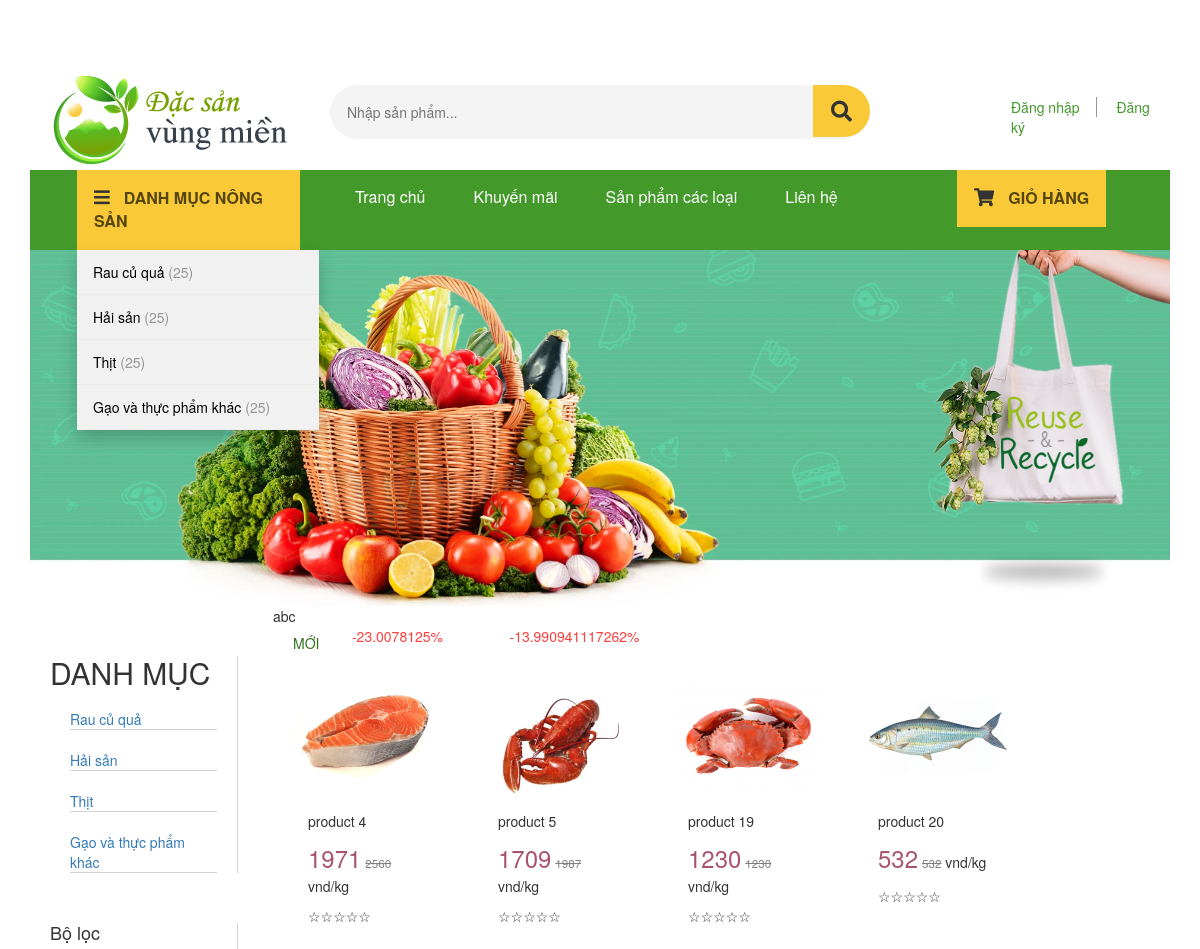
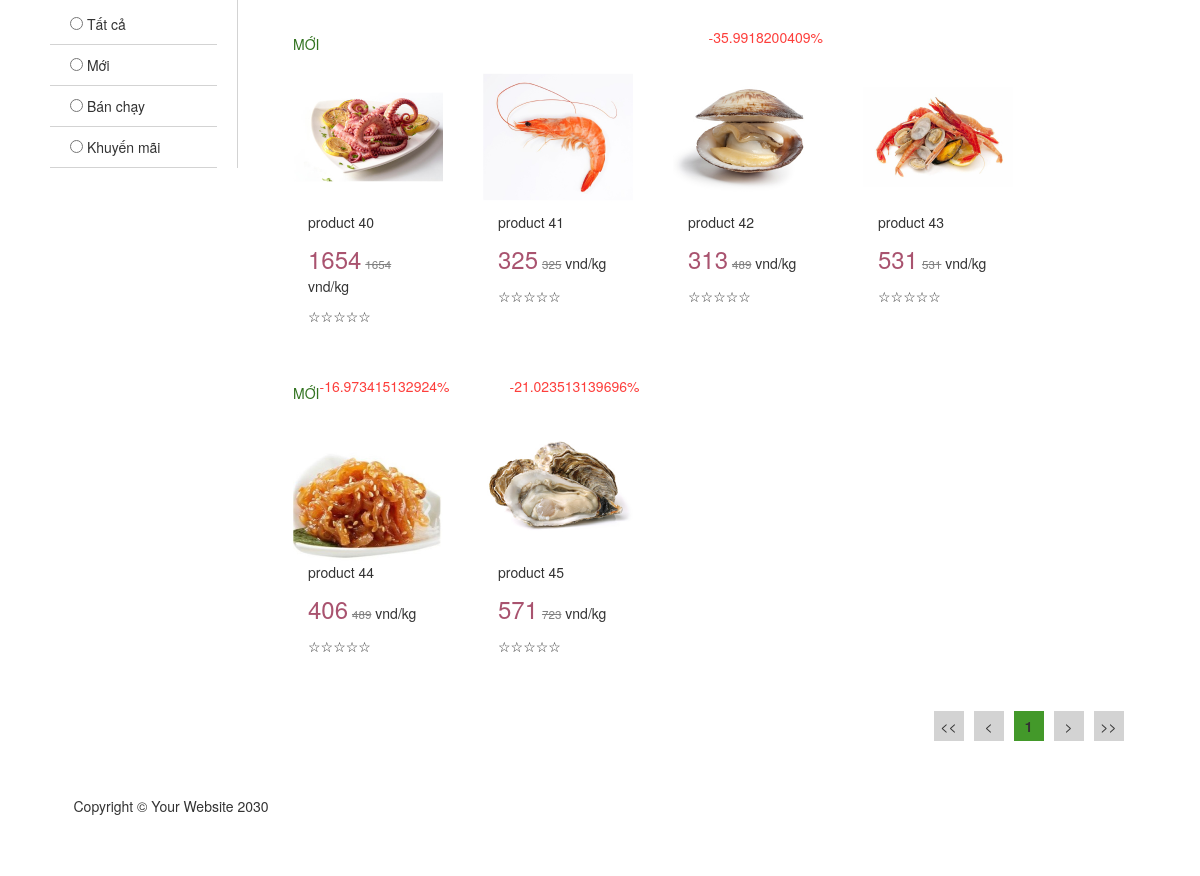
The app's page /category.php?page=1&cat=2, older data (2 pictures, top to bottom).
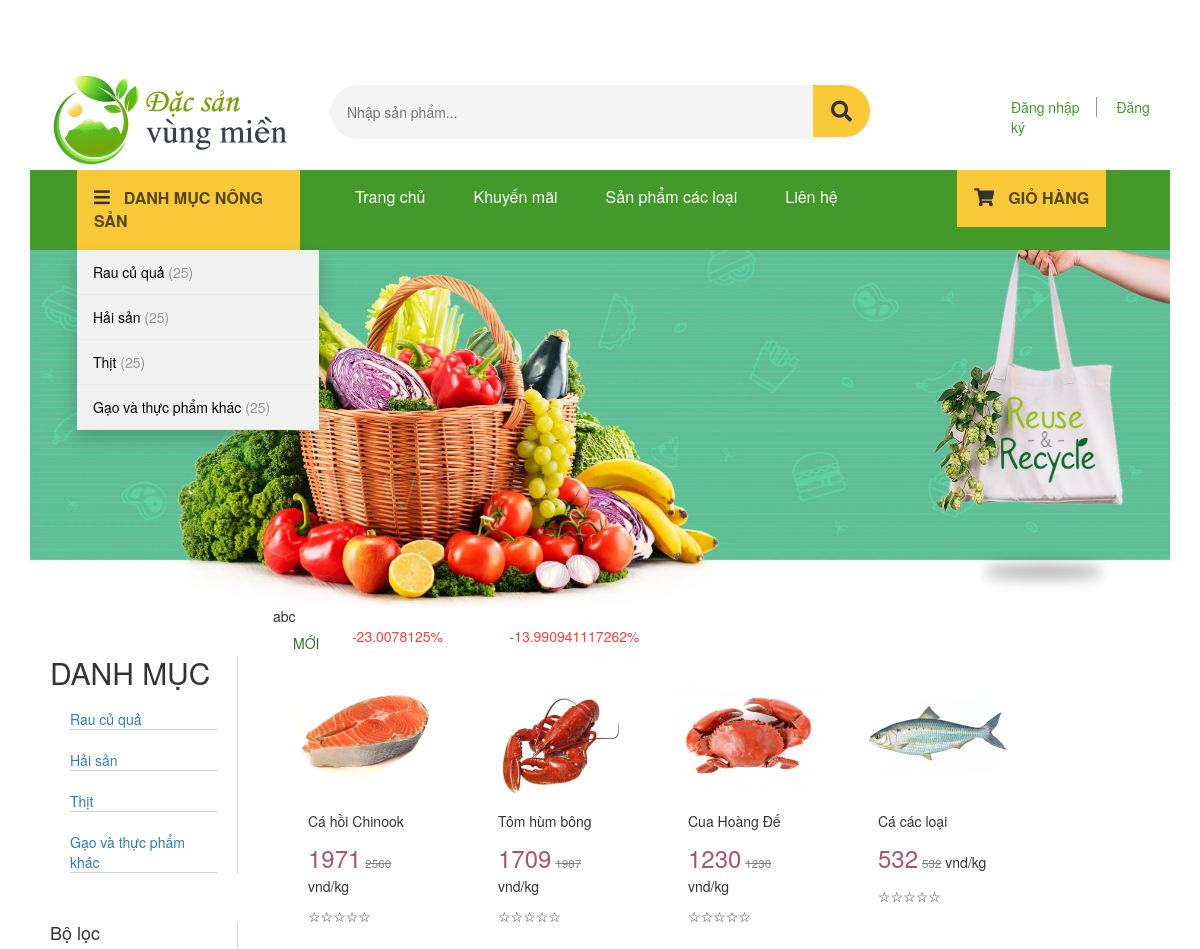
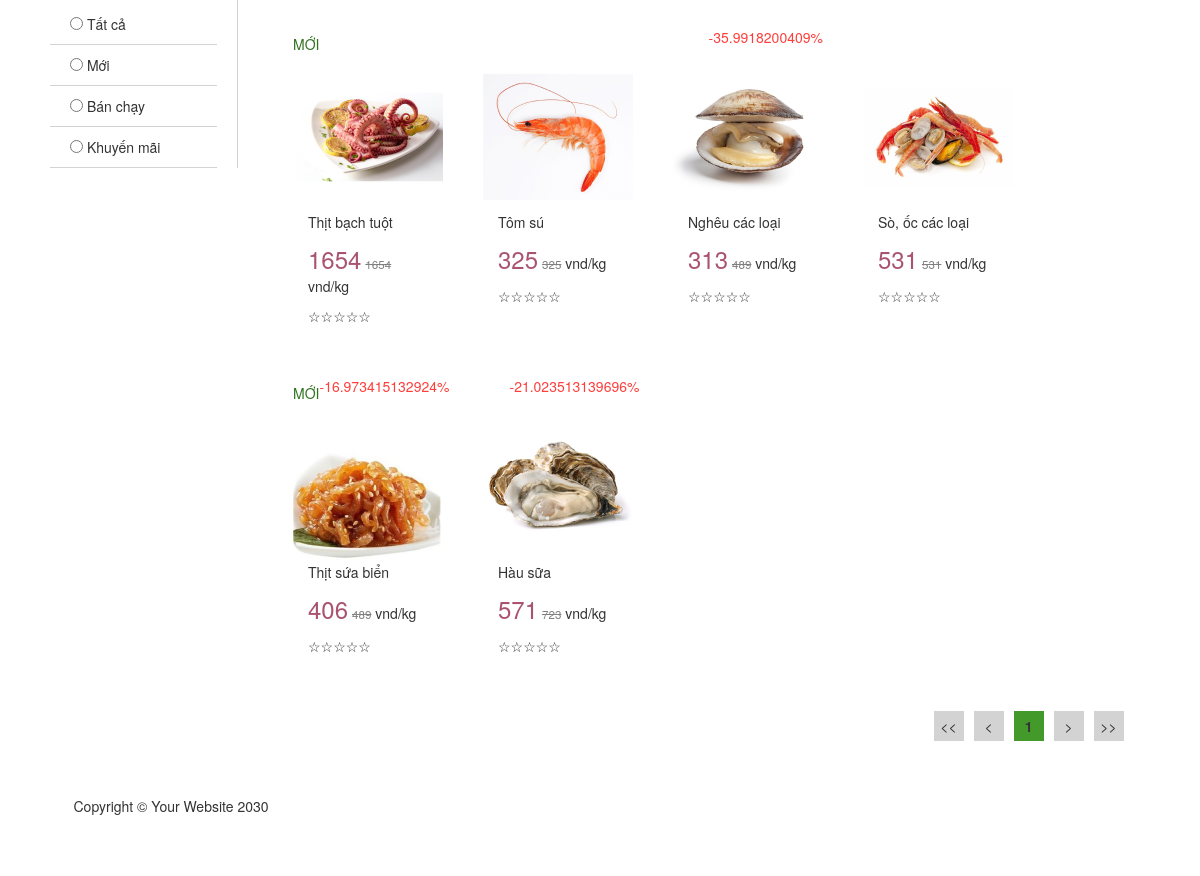
The same page, newer data (2 pictures, top to bottom).
### tables this page shows
CREATE TABLE `categories` (
  `cat_id` int(11) NOT NULL,
  `cat_title` varchar(255) NOT NULL
);

CREATE TABLE `products` (
  `product_id` int(11) NOT NULL,
  `product_title` varchar(255) NOT NULL,
  `product_category_id` int(11) NOT NULL,
  `is_product_new` tinyint(1) NOT NULL,
  `is_product_sale` tinyint(1) NOT NULL,
  `product_current_price` double NOT NULL,
  `product_original_price` double NOT NULL,
  `product_price_unit` varchar(255) NOT NULL,
  `product_description` text NOT NULL,
  `short_desc` text NOT NULL,
  `product_image` varchar(255) NOT NULL
);

### resource/functions.php (called while the page is built, shortened)
<?php
function query($sql) {
    global $connection;
    return mysqli_query($connection, $sql);
}
function escape_string($string){
    global $connection;
    return mysqli_real_escape_string($connection, $string);
}
function fetch_array($result){
    return mysqli_fetch_array($result);
}
function update_param($key, $value){
    $params           = array_merge($_GET, array($key => $value));
    $new_query_string = http_build_query($params);
    return $new_query_string;
}
function getMaxPage($queryString, $numberOfItemPerPage){
    $query = query($queryString);
    $maxPage = ceil(mysqli_num_rows($query)/$numberOfItemPerPage);
    return $maxPage;
}
?>

### public/category.php (the view, shortened to what this page needs)
<?php include(TEMPLATE_FRONT . DS . "header.php") ?>
<div class="container-horizontal">
        <div class="side-area">
            <ul><h2>DANH MỤC</h2>
                <?php
                    $queryString = "SELECT * FROM categories";
                    $query = query($queryString);
                    while($row = fetch_array($query)):
                        $categoryID = $row['cat_id'];
                        $categoryName = $row['cat_title'];
                ?>
                    <li><a href="?<?php echo update_param('cat',$categoryID) ?>"><?php echo $categoryName ?></a></li>
                <?php endwhile; ?>
            </ul>
            <?php
                $currentFilter = $currentPage = escape_string($_GET['filter']);;
            ?>
            <ul class="filters"><h4>Bộ lọc</h4>
                <li>
                    <a href="?<?php echo update_param('filter', 0)?>"><div class="filter-element"><input type="radio" name="filter" <?php if($currentFilter==0){?> checked<?php }?>> Tất cả</div></a>
                </li>
                <li>
                    <a href="?<?php echo update_param('filter', 1)?>"><div class="filter-element"><input type="radio" name="filter" <?php if($currentFilter==1){?> checked<?php }?>> Mới</div></a>
                </li>
                <li>
                    <a href="?<?php echo update_param('filter', 2)?>"><div class="filter-element"><input type="radio" name="filter" <?php if($currentFilter==2){?> checked<?php }?>> Bán chạy</div></a>
                </li>
                <li>
                    <a href="?<?php echo update_param('filter', 3)?>"><div class="filter-element"><input type="radio" name="filter" <?php if($currentFilter==3){?> checked<?php }?>> Khuyến mãi</div></a>
                </li>
            </ul>
        </div>
        <div class="main-area">
            <div class="directory">abc</div>
            <div class="products-list">
            <?php
                $numberOfItemPerPage = 10;
                $currentPage = escape_string($_GET['page']);
                $showProductFrom = ($currentPage-1)*$numberOfItemPerPage;
                if(!isset($_GET['search'])){
                    $filterCatID = escape_string($_GET['cat']);
                    $queryStringAll = "SELECT * FROM products WHERE product_category_id = $filterCatID";
                }
                else{
                    $txtSearch = escape_string($_GET['search']);
                    $queryStringAll = "SELECT * FROM products WHERE product_title LIKE '%$txtSearch%'";
                }
                $maxPage = getMaxPage($queryStringAll, $numberOfItemPerPage);
                $queryStringShowing = $queryStringAll." limit $showProductFrom, $numberOfItemPerPage";
                $query = query($queryStringShowing);
                while($row = fetch_array($query)):
                    $isNew = $row['is_product_new'];
                    $isSale = $row['is_product_sale'];
                    $saleRate = 100 - $row['product_current_price']/$row['product_original_price']*100;
                    $productName = $row['product_title'];
                    $productPrice = $row['product_current_price'];
                    $originalPrice = $row['product_original_price'];
                    $productIMG = $row['product_image'];
            ?>
                <div class="items">
                    <a href="item.php?id=<?php echo $row['product_id'] ?>">
                        <div class="item-header">
                            <div class="is-new" <?php if($isNew){?>style="visibility:visible"<?php }?>>
                                <h5>MỚI</h5>
                            </div>
                            <div class="sale-rate" <?php if($isSale){?>style="visibility:visible"<?php }?>>
                                -<?php echo $saleRate ?>%
                            </div>
                        </div>
                        <img src="images/<?php echo $productIMG ?>">
                        <div class="hide-on-hover">
                            <p class="product-name"><?php echo $productName ?></p>
                            <p class="product-price"><span class="current-price"><?php echo $productPrice ?></span> <span class="original-price"><?php echo $originalPrice ?></span> vnd/kg</p>
                            <p class="star-rate"><span class="star1">☆</span class="star2"><span class="star3">☆</span><span class="star4">☆</span><span>☆</span><span class="star5">☆</span>
                            </p>
                        </div>
                    </a>
                </div>
            <?php
                endwhile;
            ?>
            </div>
            <div class="pages">
                <a href="?<?php echo update_param('page',1) ?>"><div class="page-buttons"><div class="overlay">&lt;&lt;</div></div></a>
                <a href="?<?php echo update_param('page',($currentPage>1)?$currentPage-1:1) ?>"><div class="page-buttons"><div class="overlay">&lt;</div></div></a>
                <a href=""><div class="page-buttons current-page-buttons"><div class="overlay"><?php echo $currentPage ?></div></div></a>
                <a href="?<?php echo update_param('page',($currentPage<$maxPage)?$currentPage+1:$maxPage) ?>"><div class="page-buttons"><div class="overlay">&gt;</div></div></a>
                <a href="?<?php echo update_param('page',$maxPage) ?>"><div class="page-buttons"><div class="overlay">&gt;&gt;</div></div></a>
            </div>
        </div>
</div>
<?php include(TEMPLATE_FRONT . DS . "footer.php") ?>

### resource/templates/front/header.php (shortened to what this page needs)
<!DOCTYPE html>
<html lang="en">
<head>
    <link href="//maxcdn.bootstrapcdn.com/bootstrap/3.3.0/css/bootstrap.min.css"
    rel="stylesheet" id="bootstrap-css">
    <link rel="stylesheet" href="https://pro.fontawesome.com/releases/v5.10.0/css/all.css"
/>
    <link href="css/shop-homepage.css" rel="stylesheet">
    <link href="css/homepage.css" rel="stylesheet">
    <link href="css/style.css" rel="stylesheet">
</head>
<body>
    <div class="container-fluid">
        <div class="container">
              <div class="_header">
                <div class="row">
                    <div class="col-md-3 site-branding">
                        <a href="index.php">
                          <img src="images/logo.png" alt="Logo">
                        </a>
                    </div>
                    <div class="col-md-6 site-search">
                        <form method="GET" action="">
                            <input type="search" id="product-search-field" class="search-field" placeholder="Nhập sản phẩm...">
                            <button type="submit" value="search"><i class="fas fa-search"></i></button>
                        </form>
                    </div>
                    <div class="col-md-3 sign-in">
                      <a href="" class="sign-up-1">Đăng nhập</a>
                      <a href="" class="sign-up-2">Đăng ký</a>
                    </div>
                </div>
              </div>
              <nav class="container-fluid navbar-expand-lg navbar-light">
                <div class="row">
                    <div class="col-md-3">
                        <div class="dropdown">
                            <div class="dropbtn"><span><i class="fas fa-bars"></i></span>DANH MỤC NÔNG SẢN</div>
                            <div class="dropdown-content">
                                <a href="#">Rau củ quả <span>(25)</span></a>
                                <a href="#">Hải sản <span>(25)</span></a>
                                <a href="#">Thịt <span>(25)</span></a>
                                <a href="#">Gạo và thực phẩm khác <span>(25)</span></a>
                            </div>
                        </div>
                    </div>
                    <div class="col-md-6 navbar">
                        <a href="index.php">Trang chủ</a>
                        <a href="news.php">Khuyến mãi</a>
                        <a href="">Sản phẩm các loại</a>
                        <a href="">Liên hệ</a>
                    </div>
                    <div class="col-md-3 shopping-cart">
                        <button class="dropbtn"><span><i class="fas fa-shopping-cart"></i></span>GIỎ HÀNG</button>
                    </div>
                </div>
            </nav>
           <div class="_top-banner">
          <img src="images/banner.jpg" alt="banner">
        </div>

### resource/templates/front/footer.php (shortened to what this page needs)
<div class="container">
        <footer>
            <div class="row">
                <div class="col-lg-12">
                    <p>Copyright &copy; Your Website 2030</p>
                </div>
            </div>
        </footer>
</div>
</body>
</html>

### public/css/shop-homepage.css (style rules this page uses)
body { padding-top: 70px; }
footer { margin: 50px 0; }

### public/css/homepage.css (style rules this page uses)
* { margin: 0; padding: 0; box-sizing: border-box; }
body { font-size: 14px; color: #333333; }
.container-fluid { padding-left: 0; padding-right: 0; }
.container { width: 95%; margin-left: auto; margin-right: auto; padding-left: 0; padding-right: 0; }
._header { margin-bottom: 0; }
.site-search { position: relative; padding-top: 1.1em; line-height: 1; }
.site-search form input { background: rgb(244, 244, 244); border-radius: 30px; border: 1px solid rgba(0, 0, 0, 0); padding: 16px; width: 100%; }
.site-search form button { position: absolute; height: 75%; background-color: #F9C937; border: none; font-size: 1.5em; color: #554510; width: 10%; border-top-right-radius: 30px; border-bottom-right-radius: 30px; transform: translateX(-100%); }
.sign-in { position: relative; padding-left: 9em; padding-top: 1.1em; margin-top: 1%; }
.sign-up-1 { border-right: 1px solid rgb(150, 150, 150); padding-right: 16px; color: #43992A; }
.sign-up-2 { padding-left: 16px; color: #43992A; }
.navbar { margin-bottom: 0; height: 4em; border-radius: 0; }
._top-banner img { width: 100%; overflow: hidden; }
.row { margin-left: 0; margin-right: 0; }
.dropbtn { background-color: #f9c937; color: #554510; padding: 17px; font-size: 16px; border: none; font-weight: 600; }
.dropdown { position: relative; display: inline-block; margin-left: 32px; }
.dropdown-content { position: absolute; background-color: #f1f1f1; min-width: 242px; box-shadow: 0px 8px 16px 0px rgba(0, 0, 0, 0.2); z-index: 1; }
.dropdown-content a { color: black; padding: 12px 16px; text-decoration: none; display: block; border-bottom: solid 1px #ebebeb; }
.fa-bars { font-size: 18px; font-weight: 700; margin-right: 14px; }
.dropdown-content span { color: #969696; font-weight: 500; }
.navbar-expand-lg { background-color: #43992A; }
.navbar a { float: left; font-size: 16px; color: white; text-align: left; text-decoration: none; margin: 15px 24px 0 24px; }
.fa-shopping-cart { font-size: 18px; font-weight: 700; margin-right: 14px; }
.shopping-cart { padding-left: 72px; }

### public/css/style.css (style rules this page uses)
* { margin: 0; padding: 0; box-sizing: border-box; color: #333333; }
.container-horizontal { width: 100%; display: flex; }
.side-area { width: 20%; }
.side-area ul { list-style-type: none; margin: 50px 20px; border-right: 1px solid lightgray; }
.side-area li { border-bottom: 1px solid lightgray; margin: 20px; }
.filters li { margin: 0 20px 0 0; }
.filters a { text-decoration: none; }
.filters .filter-element { padding: 0 20px; width: 100%; height: 40px; line-height: 40px; }
.main-area { width: 80%; padding: 0 15px; }
.main-area .directory { width: 100%; }
.main-area .products-list { list-style-type: none; display: flex; flex-wrap: wrap; }
.main-area .items { min-width: 150px; width: calc(100%/5 - 2*20px); margin: 0 20px 40px 20px; }
.main-area .items a { text-decoration: none; }
.main-area .hide-on-hover { margin: 0 15px; }
.item-header { display: flex; justify-content: space-between; }
.is-new { visibility: hidden; color: rgb(50, 115, 32); }
.sale-rate { visibility: hidden; color: rgb(253, 62, 59); }
.main-area img { width: 100%; }
.current-price { color: rgb(169, 83, 111); font-size: x-large; }
.original-price { color: gray; font-size: smaller; text-decoration: line-through; }
.main-area .pages { margin-right: 3%; display: flex; justify-content: flex-end; }
.pages .page-buttons { width: 30px; height: 30px; margin: 5px; background-color: lightgray; line-height: 30px; text-align: center; }
.pages a { text-decoration: none; color: black; }
.overlay { width:100%; height:100%; background-color: rgba(0, 0, 0, 0); }
.pages .current-page-buttons { background-color: rgb(67, 153, 42); color: white; font-weight: bold; }

Row changes from the older to the newer data that the page shows:
changed products: product_title "product 4" → "Cá hồi Chinook"
changed products: product_title "product 5" → "Tôm hùm bông"
changed products: product_title "product 19" → "Cua Hoàng Đế"
changed products: product_title "product 20" → "Cá các loại"
changed products: product_title "product 40" → "Thịt bạch tuột"
changed products: product_title "product 41" → "Tôm sú"
changed products: product_title "product 42" → "Nghêu các loại"
changed products: product_title "product 43" → "Sò, ốc các loại"
changed products: product_title "product 44" → "Thịt sứa biển"
changed products: product_title "product 45" → "Hàu sữa"
